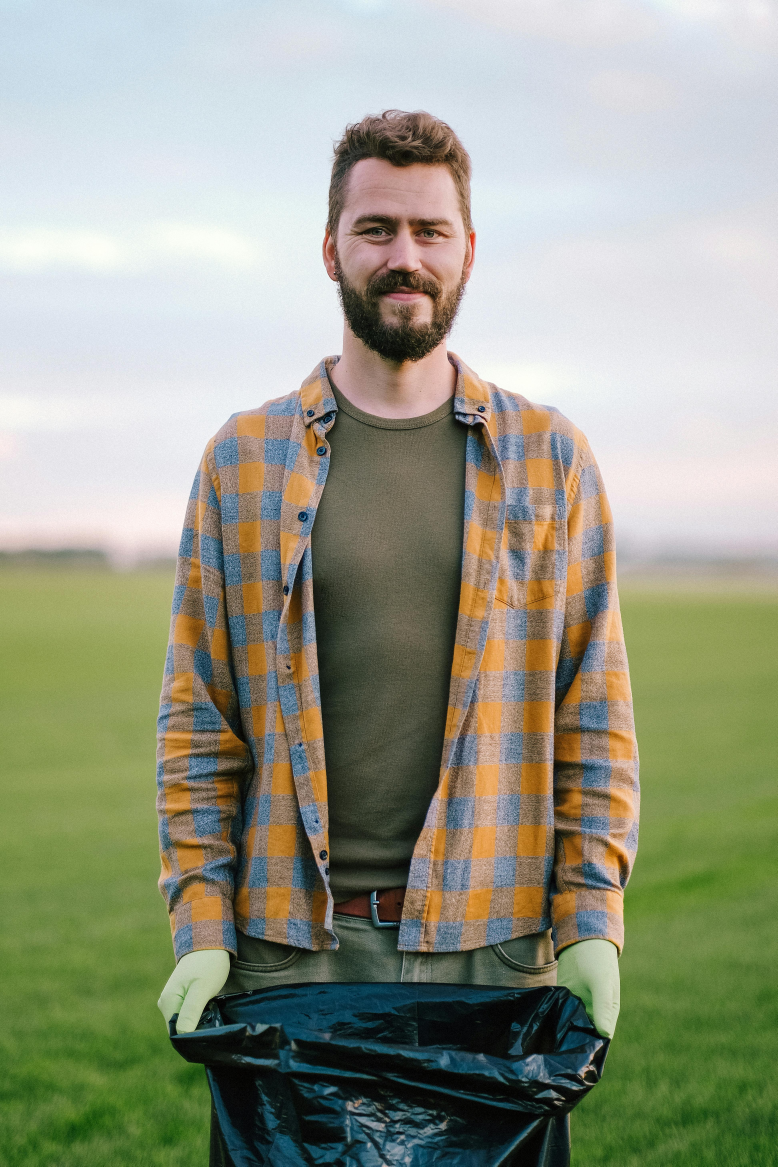
#> input picture samples/input/men2.jpg, 3887 x 5831 px (shown at 1/5 size)
$ python run_face.py --input samples/input/men2.jpg
#> lines starting #> are read from the running program, lines starting #| are printed output that depends on the picture
### pipeline/face_crop.py
from __future__ import annotations

import argparse
import importlib.util
import math
import os
from pathlib import Path
from typing import Final, Union

SUPPORTED_IMAGE_EXTENSIONS: Final = {
    ".bmp",
    ".jpeg",
    ".jpg",
    ".png",
    ".webp",
}
REQUIRED_MODULE_PACKAGES: Final = {
    "cv2": "opencv-python-headless",
    "numpy": "numpy",
    "onnxruntime": "onnxruntime",
    "PIL": "pillow",
    "rembg": "rembg",
}
CASCADE_FILENAMES: Final = (
    "haarcascade_frontalface_default.xml",
    "haarcascade_frontalface_alt.xml",
    "haarcascade_frontalface_alt2.xml",
    "haarcascade_profileface.xml",
)
DEFAULT_PADDING_RATIO: Final = 0.08
DEFAULT_MAX_DETECTION_EDGE: Final = 1280
DEFAULT_MIN_FACE_SIZE: Final = 24
DEFAULT_SEGMENTATION_MAX_EDGE: Final = 1024
DEFAULT_MASK_BOUNDS_THRESHOLD: Final = 16
DEFAULT_ALPHA_TRIM: Final = 24
DEFAULT_SUBJECT_MASK_THRESHOLD: Final = 96
DEFAULT_HEAD_LIMIT_THRESHOLD: Final = 24
REMBG_MODEL_NAME: Final = "u2net_human_seg"

_REMBG_SESSION: object | None = None


def _validate_source_image(source_image: Path) -> None:
    if not source_image.is_file():
        raise FileNotFoundError(f"Source image was not found: {source_image}")

    if source_image.suffix.lower() not in SUPPORTED_IMAGE_EXTENSIONS:
        supported_extensions = ", ".join(sorted(SUPPORTED_IMAGE_EXTENSIONS))
        raise ValueError(
            f"Unsupported image format for {source_image}. Use one of: {supported_extensions}"
        )


def _validate_runtime_dependencies() -> None:
    missing_modules = [
        module_name
        for module_name in REQUIRED_MODULE_PACKAGES
        if importlib.util.find_spec(module_name) is None
    ]
    if missing_modules:
        rendered_packages = ", ".join(
            REQUIRED_MODULE_PACKAGES[module_name] for module_name in missing_modules
        )
        raise RuntimeError(
            "The face crop utility requires additional Python packages in the current "
            f"environment. Install: {rendered_packages}"
        )


def _rembg_available() -> bool:
    return importlib.util.find_spec("rembg") is not None


def _load_image(cv2_module: object, source_image: Path) -> object:
    image = cv2_module.imread(str(source_image), cv2_module.IMREAD_COLOR)
    if image is None:
        raise RuntimeError(f"Could not read source image: {source_image}")
    return image


def _candidate_cascade_paths(cv2_module: object) -> list[Path]:
    cascade_root = Path(cv2_module.data.haarcascades)
    return [
        cascade_root / cascade_name
        for cascade_name in CASCADE_FILENAMES
        if (cascade_root / cascade_name).is_file()
    ]


def _resize_for_detection(cv2_module: object, image: object) -> tuple[object, float]:
    height, width = image.shape[:2]
    longest_edge = max(height, width)
    if longest_edge <= DEFAULT_MAX_DETECTION_EDGE:
        return image, 1.0

    scale = DEFAULT_MAX_DETECTION_EDGE / float(longest_edge)
    resized_image = cv2_module.resize(
        image,
        (max(1, int(round(width * scale))), max(1, int(round(height * scale)))),
        interpolation=cv2_module.INTER_AREA,
    )
    return resized_image, scale


def _prepare_detection_variants(cv2_module: object, gray_image: object) -> list[tuple[object, bool]]:
    equalized_image = cv2_module.equalizeHist(gray_image)
    flipped_gray = cv2_module.flip(gray_image, 1)
    flipped_equalized = cv2_module.equalizeHist(flipped_gray)
    return [
        (gray_image, False),
        (equalized_image, False),
        (flipped_gray, True),
        (flipped_equalized, True),
    ]


def _detection_score(image_shape: tuple[int, int], face_box: tuple[int, int, int, int]) -> float:
    image_height, image_width = image_shape
    x, y, width, height = face_box
    area = float(width * height)

    face_center_x = x + (width / 2.0)
    face_center_y = y + (height / 2.0)
    image_center_x = image_width / 2.0
    image_center_y = image_height / 2.0

    normalized_offset = math.hypot(
        (face_center_x - image_center_x) / max(image_width, 1),
        (face_center_y - image_center_y) / max(image_height, 1),
    )
    return area / (1.0 + normalized_offset)


def _detect_primary_face(cv2_module: object, image: object) -> tuple[int, int, int, int]:
    gray_image = cv2_module.cvtColor(image, cv2_module.COLOR_BGR2GRAY)
    detection_image, detection_scale = _resize_for_detection(cv2_module, gray_image)

    original_height, original_width = gray_image.shape[:2]
    resized_height, resized_width = detection_image.shape[:2]
    min_face_size = max(
        DEFAULT_MIN_FACE_SIZE,
        int(round(min(resized_height, resized_width) * 0.08)),
    )

    best_face_box: tuple[int, int, int, int] | None = None
    best_score = -1.0

    for cascade_path in _candidate_cascade_paths(cv2_module):
        classifier = cv2_module.CascadeClassifier(str(cascade_path))
        if classifier.empty():
            continue

        for candidate_image, mirrored in _prepare_detection_variants(cv2_module, detection_image):
            detections = classifier.detectMultiScale(
                candidate_image,
                scaleFactor=1.1,
                minNeighbors=5,
                minSize=(min_face_size, min_face_size),
            )
            for detection in detections:
                x, y, width, height = map(int, detection)
                if mirrored:
                    x = resized_width - x - width

                if detection_scale != 1.0:
                    x = int(round(x / detection_scale))
                    y = int(round(y / detection_scale))
                    width = int(round(width / detection_scale))
                    height = int(round(height / detection_scale))

                x = max(0, min(x, original_width - 1))
                y = max(0, min(y, original_height - 1))
                width = max(1, min(width, original_width - x))
                height = max(1, min(height, original_height - y))
                face_box = (x, y, width, height)
                face_score = _detection_score((original_height, original_width), face_box)
                if face_score > best_score:
                    best_face_box = face_box
                    best_score = face_score

    if best_face_box is None:
        raise RuntimeError(
            "No face was detected in the input image. Try a clearer front-facing photo "
            "or reduce occlusion around the face."
        )

    return best_face_box


# [61 lines left out: functions _expand_bounds, _clamp_square_crop, _largest_connected_component, not called in this run]


def _rembg_session() -> object:
    global _REMBG_SESSION
    if _REMBG_SESSION is not None:
        return _REMBG_SESSION

    project_cache_dir = Path(__file__).resolve().parent.parent / ".cache"
    cache_dir = Path(
        os.environ.get(
            "U2NET_HOME",
            str(project_cache_dir / "u2net"),
        )
    )
    temp_dir = Path(
        os.environ.get(
            "AVATAR_TMPDIR",
            str(project_cache_dir / "tmp"),
        )
    )
    cache_dir.mkdir(parents=True, exist_ok=True)
    temp_dir.mkdir(parents=True, exist_ok=True)
    os.environ.setdefault("U2NET_HOME", str(cache_dir))
    os.environ.setdefault("TMPDIR", str(temp_dir))
    os.environ.setdefault("TEMP", str(temp_dir))
    os.environ.setdefault("TMP", str(temp_dir))

    from rembg import new_session

    _REMBG_SESSION = new_session(
        REMBG_MODEL_NAME,
        providers=["CPUExecutionProvider"],
    )
    return _REMBG_SESSION


def _extract_subject_mask_with_rembg(
    cv2_module: object,
    np_module: object,
    roi_image: object,
) -> object:
    encode_ok, encoded_image = cv2_module.imencode(".png", roi_image)
    if not encode_ok:
        raise RuntimeError("Could not encode ROI image for background removal.")

    from rembg import remove

    session = _rembg_session()
    result_image = remove(encoded_image.tobytes(), session=session)
    decoded_image = cv2_module.imdecode(
        np_module.frombuffer(result_image, dtype=np_module.uint8),
        cv2_module.IMREAD_UNCHANGED,
    )
    if decoded_image is None or len(decoded_image.shape) != 3 or decoded_image.shape[2] < 4:
        raise RuntimeError("Background removal did not return an alpha channel.")

    return decoded_image[:, :, 3]


# [45 lines left out: function _component_for_face, not called in this run]


def _build_face_roi_bounds(
    image_shape: tuple[int, int],
    face_box: tuple[int, int, int, int],
) -> tuple[int, int, int, int]:
    image_height, image_width = image_shape
    face_x, face_y, face_width, face_height = face_box
    side_padding = int(round(face_width * 0.46))
    top_padding = int(round(face_height * 0.62))
    bottom_padding = int(round(face_height * 0.40))
    return (
        max(0, face_x - side_padding),
        max(0, face_y - top_padding),
        min(image_width, face_x + face_width + side_padding),
        min(image_height, face_y + face_height + bottom_padding),
    )


def _local_face_box(
    face_box: tuple[int, int, int, int],
    roi_bounds: tuple[int, int, int, int],
) -> tuple[int, int, int, int]:
    face_x, face_y, face_width, face_height = face_box
    roi_x1, roi_y1, _, _ = roi_bounds
    return face_x - roi_x1, face_y - roi_y1, face_width, face_height


# [421 lines left out: functions _ellipse_geometry, _face_limit_mask, _reference_portrait_mask, _subject_prior_mask, _face_prior_mask, _scale_face_box and 5 more, not called in this run]


def _extract_subject_mask(
    cv2_module: object,
    np_module: object,
    roi_image: object,
    face_box: tuple[int, int, int, int],
    *,
    padding_ratio: float,
) -> object:
    del padding_ratio
    subject_mask = _extract_subject_mask_with_rembg(
        cv2_module,
        np_module,
        roi_image,
    )

    binary_subject_mask = np_module.where(
        subject_mask >= DEFAULT_MASK_BOUNDS_THRESHOLD,
        255,
        0,
    ).astype(np_module.uint8)
    close_kernel_size = max(
        5,
        int(round(min(face_box[2], face_box[3]) * 0.04)),
    )
    if close_kernel_size % 2 == 0:
        close_kernel_size += 1
    close_kernel = cv2_module.getStructuringElement(
        cv2_module.MORPH_ELLIPSE,
        (close_kernel_size, close_kernel_size),
    )
    binary_subject_mask = cv2_module.morphologyEx(
        binary_subject_mask,
        cv2_module.MORPH_CLOSE,
        close_kernel,
    )
    open_kernel_size = max(
        3,
        int(round(min(face_box[2], face_box[3]) * 0.018)),
    )
    if open_kernel_size % 2 == 0:
        open_kernel_size += 1
    open_kernel = cv2_module.getStructuringElement(
        cv2_module.MORPH_ELLIPSE,
        (open_kernel_size, open_kernel_size),
    )
    binary_subject_mask = cv2_module.morphologyEx(
        binary_subject_mask,
        cv2_module.MORPH_OPEN,
        open_kernel,
    )
    binary_subject_mask = _component_for_face(
        cv2_module,
        np_module,
        binary_subject_mask,
        face_box,
    )
    if int(binary_subject_mask.max()) == 0:
        raise RuntimeError("Background removal did not keep any face pixels.")
    cleaned_subject_mask = np_module.where(binary_subject_mask > 0, subject_mask, 0).astype(
        np_module.uint8
    )
    return cleaned_subject_mask


# [156 lines left out: functions _extract_face_mask, _mask_bounds, _head_mask_bounds, _build_output_bounds, _composite_face_crop, not called in this run]


def crop_face_image(
    source_image_path: Union[Path, str],
    output_path: Union[Path, str],
    *,
    padding_ratio: float = DEFAULT_PADDING_RATIO,
    square: bool = True,
    transparent_background: bool = False,
) -> Path:
    if padding_ratio < 0:
        raise ValueError("padding_ratio must be 0 or greater.")

    source_image = Path(source_image_path).expanduser().resolve()
    output_file = Path(output_path).expanduser().resolve()

    _validate_source_image(source_image)
    _validate_runtime_dependencies()

    if transparent_background and output_file.suffix.lower() != ".png":
        raise ValueError("Transparent output requires a .png destination.")

    import cv2
    import numpy as np

    image = _load_image(cv2, source_image)
    face_box = _detect_primary_face(cv2, image)
    roi_bounds = _build_face_roi_bounds(image.shape[:2], face_box)
    roi_x1, roi_y1, roi_x2, roi_y2 = roi_bounds
    roi_image = image[roi_y1:roi_y2, roi_x1:roi_x2]
    local_face_box = _local_face_box(face_box, roi_bounds)
    subject_mask = _extract_subject_mask(
        cv2,
        np,
        roi_image,
        local_face_box,
        padding_ratio=padding_ratio,
    )
    # Keep the run_face output focused on the facial portrait rather than the
    # entire segmented head-and-shoulders silhouette.
    local_face_mask = _extract_face_mask(
        cv2,
        np,
        subject_mask,
        local_face_box,
        padding_ratio=padding_ratio,
    )
    local_mask_bounds = _head_mask_bounds(np, local_face_mask, local_face_box)
    local_output_bounds = _build_output_bounds(
        roi_image.shape[:2],
        local_mask_bounds,
        local_face_box,
        padding_ratio=padding_ratio,
        square=square,
    )
    isolated_face = _composite_face_crop(
        cv2,
        np,
        roi_image,
        local_face_mask,
        local_output_bounds,
        transparent_background=transparent_background,
    )
    if isolated_face.size == 0:
        raise RuntimeError("Face crop produced an empty output image.")

    output_file.parent.mkdir(parents=True, exist_ok=True)
    if not cv2.imwrite(str(output_file), isolated_face):
        raise RuntimeError(f"Could not write cropped face image to {output_file}")

    return output_file


# [43 lines left out: functions _parse_args, main, not called in this run]


# [2 lines that do not run on import are left out]

### pipeline/style.py
from __future__ import annotations

import argparse
import heapq
import importlib.util
import subprocess
import shutil
import sys
import tempfile
from pathlib import Path
from typing import Final, Optional, Union

DEFAULT_FRAME_RATE: Final = 25.0
DEFAULT_GLOW_STRENGTH: Final = 0.55
DEFAULT_EDGE_STRENGTH: Final = 0.35
DEFAULT_GHOST_STRENGTH: Final = 0.18
DEFAULT_SCANLINE_ALPHA: Final = 0.18
DEFAULT_SCANLINE_SPACING: Final = 4
DEFAULT_MASK_THRESHOLD: Final = 8
DEFAULT_SUBJECT_OPACITY: Final = 0.90
DEFAULT_RANDOM_SEED: Final = 1337
DEFAULT_EFFECT_REFERENCE_EXTENT: Final = 320.0
DEFAULT_EFFECT_CANVAS_FILL_RATIO: Final = 0.72
DEFAULT_EFFECT_MASK_BOUNDS_THRESHOLD: Final = 0.12
DEFAULT_MAX_EFFECT_SCALE: Final = 4.5
DEFAULT_TINT_BGR: Final = (255, 230, 140)
DEFAULT_BACKGROUND_BGR: Final = (110, 42, 16)
DEFAULT_ALPHA_MASK_THRESHOLD: Final = 0.08
DEFAULT_ALPHA_SOFT_FLOOR: Final = 0.05
IMAGE_SOURCE_EXTENSIONS: Final = {".bmp", ".jpeg", ".jpg", ".png", ".tif", ".tiff", ".webp"}
VIDEO_SOURCE_EXTENSIONS: Final = {".avi", ".m4v", ".mkv", ".mov", ".mp4"}
COMMON_REQUIRED_MODULE_PACKAGES: Final = {
    "cv2": "opencv-python-headless",
    "numpy": "numpy",
}
VIDEO_REQUIRED_MODULE_PACKAGES: Final = {
    "av": "av",
}


# [13 lines left out: function _detect_media_type, not called in this run]


def _validate_source_media(source_media: Path) -> str:
    if not source_media.is_file():
        raise FileNotFoundError(f"Style-stage source media was not found: {source_media}")
    return _detect_media_type(source_media, context="style-stage source media")


# [380 lines left out: functions _validate_output_media, _validate_runtime_dependencies, _resolve_frame_rate, _resolve_writer_fourcc, _packet_timestamp_seconds, _iter_muxable_packets and 10 more, not called in this run]


def _scale_effect_radius(base_radius: float, effect_scale: float, *, minimum: float = 0.01) -> float:
    return max(minimum, base_radius * effect_scale)


def _scale_effect_step(base_step: int, effect_scale: float) -> int:
    return max(1, int(round(base_step * effect_scale)))


# [781 lines left out: functions _resolve_effect_scale, _build_reference_dot_layer, _build_aura_particles, _build_edge_dispersion, _build_reference_background, _build_portrait_focus and 3 more, not called in this run]


def generate_hologram_video(
    source_media_path: Union[Path, str],
    output_path: Union[Path, str],
    *,
    mask_threshold: int = DEFAULT_MASK_THRESHOLD,
    glow_strength: float = DEFAULT_GLOW_STRENGTH,
    edge_strength: float = DEFAULT_EDGE_STRENGTH,
    ghost_strength: float = DEFAULT_GHOST_STRENGTH,
    scanline_alpha: float = DEFAULT_SCANLINE_ALPHA,
    scanline_spacing: int = DEFAULT_SCANLINE_SPACING,
    subject_opacity: float = DEFAULT_SUBJECT_OPACITY,
    random_seed: int = DEFAULT_RANDOM_SEED,
) -> Path:
    source_media = Path(source_media_path).expanduser().resolve()
    output_file = Path(output_path).expanduser().resolve()

    source_media_type = _validate_source_media(source_media)
    _validate_output_media(output_file, source_media_type=source_media_type)
    if source_media == output_file:
        raise ValueError("The hologram stage requires a different output path than the input.")

    required_module_packages = dict(COMMON_REQUIRED_MODULE_PACKAGES)
    if source_media_type == "video":
        required_module_packages.update(VIDEO_REQUIRED_MODULE_PACKAGES)
    _validate_runtime_dependencies(required_module_packages)

    if source_media_type == "image":
        return _generate_hologram_image(
            source_media,
            output_file,
            mask_threshold=mask_threshold,
            glow_strength=glow_strength,
            edge_strength=edge_strength,
            ghost_strength=ghost_strength,
            scanline_alpha=scanline_alpha,
            scanline_spacing=scanline_spacing,
            subject_opacity=subject_opacity,
            random_seed=random_seed,
        )

    return _generate_hologram_video(
        source_media,
        output_file,
        mask_threshold=mask_threshold,
        glow_strength=glow_strength,
        edge_strength=edge_strength,
        ghost_strength=ghost_strength,
        scanline_alpha=scanline_alpha,
        scanline_spacing=scanline_spacing,
        subject_opacity=subject_opacity,
        random_seed=random_seed,
    )


# [86 lines left out: functions _parse_args, main, not called in this run]


# [2 lines that do not run on import are left out]

### run_face.py
from __future__ import annotations

import argparse
import tempfile
from pathlib import Path

from pipeline.face_crop import DEFAULT_PADDING_RATIO, crop_face_image
from pipeline.style import (
    DEFAULT_EDGE_STRENGTH,
    DEFAULT_GHOST_STRENGTH,
    DEFAULT_GLOW_STRENGTH,
    DEFAULT_MASK_THRESHOLD,
    DEFAULT_SCANLINE_ALPHA,
    DEFAULT_SCANLINE_SPACING,
    DEFAULT_SUBJECT_OPACITY,
    generate_hologram_video,
)

DEFAULT_OUTPUT_DIR = Path("samples/output")


def _parse_args() -> argparse.Namespace:
    parser = argparse.ArgumentParser(
        description=(
            "Crop the main face from an image and convert it into a hologram-styled portrait."
        )
    )
    parser.add_argument(
        "--input",
        required=True,
        help="Path to the source image.",
    )
    parser.add_argument(
        "--output-dir",
        default=str(DEFAULT_OUTPUT_DIR),
        help="Directory where the hologram image should be written.",
    )
    parser.add_argument(
        "--padding",
        type=float,
        default=DEFAULT_PADDING_RATIO,
        help="Extra border around the detected face, as a fraction of face size.",
    )
    parser.add_argument(
        "--no-square",
        action="store_true",
        help="Keep the cropped face rectangular instead of forcing a square canvas.",
    )
    parser.add_argument(
        "--mask-threshold",
        default=DEFAULT_MASK_THRESHOLD,
        type=int,
        help="Brightness threshold used by the hologram stage to isolate the subject.",
    )
    parser.add_argument(
        "--glow-strength",
        default=DEFAULT_GLOW_STRENGTH,
        type=float,
        help="Strength of the bloom and aura around the face.",
    )
    parser.add_argument(
        "--edge-strength",
        default=DEFAULT_EDGE_STRENGTH,
        type=float,
        help="Strength of the bright hologram edge outlines.",
    )
    parser.add_argument(
        "--ghost-strength",
        default=DEFAULT_GHOST_STRENGTH,
        type=float,
        help="Strength of the subtle double-image ghosting effect.",
    )
    parser.add_argument(
        "--scanline-alpha",
        default=DEFAULT_SCANLINE_ALPHA,
        type=float,
        help="Darkening amount for the scanline overlay.",
    )
    parser.add_argument(
        "--scanline-spacing",
        default=DEFAULT_SCANLINE_SPACING,
        type=int,
        help="Vertical distance between scanlines in pixels.",
    )
    parser.add_argument(
        "--subject-opacity",
        default=DEFAULT_SUBJECT_OPACITY,
        type=float,
        help="Overall opacity of the styled face before glow is added.",
    )
    return parser.parse_args()


def _resolve_output_path(source_image: Path, output_dir: Path) -> Path:
    return output_dir / f"{source_image.stem}_face_hologram{source_image.suffix.lower()}"


def main() -> None:
    args = _parse_args()

    source_image = Path(args.input).expanduser().resolve()
    output_dir = Path(args.output_dir).expanduser().resolve()
    output_dir.mkdir(parents=True, exist_ok=True)

    final_output_path = _resolve_output_path(source_image, output_dir)

    with tempfile.TemporaryDirectory(
        prefix=f"{source_image.stem}_face_",
        dir=output_dir,
    ) as temp_dir:
        cropped_face_path = Path(temp_dir) / f"{source_image.stem}_face.png"

        print(f"Cropping face to {cropped_face_path}...")
        crop_face_image(
            source_image_path=source_image,
            output_path=cropped_face_path,
            padding_ratio=args.padding,
            square=not args.no_square,
            transparent_background=True,
        )
#> in _load_image, image is the input picture: shape (5831, 3887, 3); mean B, G, R 135.3, 154.6, 150.9
#> in _detect_primary_face, `gray_image = cv2_module.cvtColor(image, cv2_module.COLOR_BGR2GRAY)`:
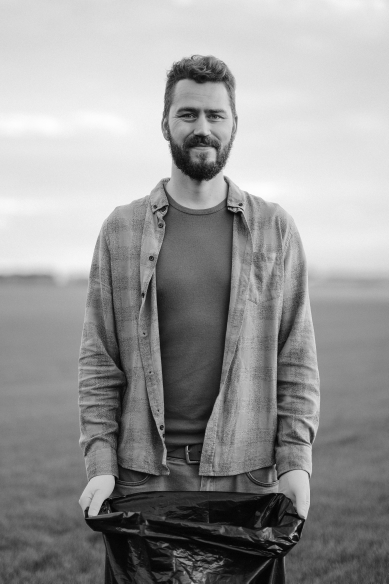
#> gray_image: shape (5831, 3887) (shown at 1/10 size); min 0, max 255, mean 151.3
#> in _detect_primary_face, `detection_image, detection_scale = _resize_for_detection(cv2_module, g..`: detection_scale = 0.22
#> after the loop in _detect_primary_face, `for cascade_path in _candidate_cascade_paths(cv2_module):`:
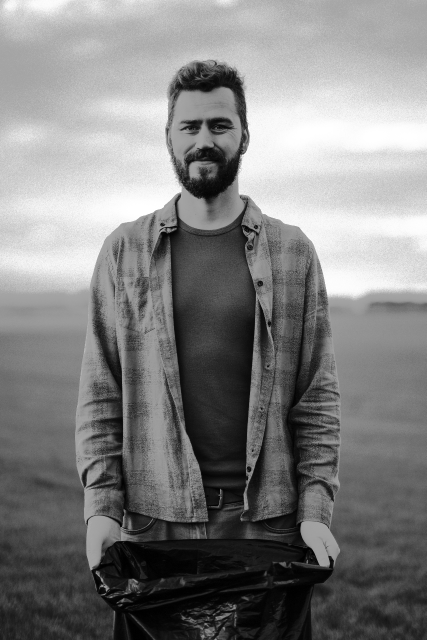
#> candidate_image: shape (1280, 853) (shown at 1/2 size); min 0, max 255, mean 128.4
#> after the loop in _detect_primary_face, `for cascade_path in _candidate_cascade_paths(cv2_module):`: best_face_box = (1389, 310, 1203, 1203); best_score = 1076878.2
#> in crop_face_image, `face_box = _detect_primary_face(cv2, image)`: face_box = (1389, 310, 1203, 1203)
#> (the rest of the program and of its run is left out)
